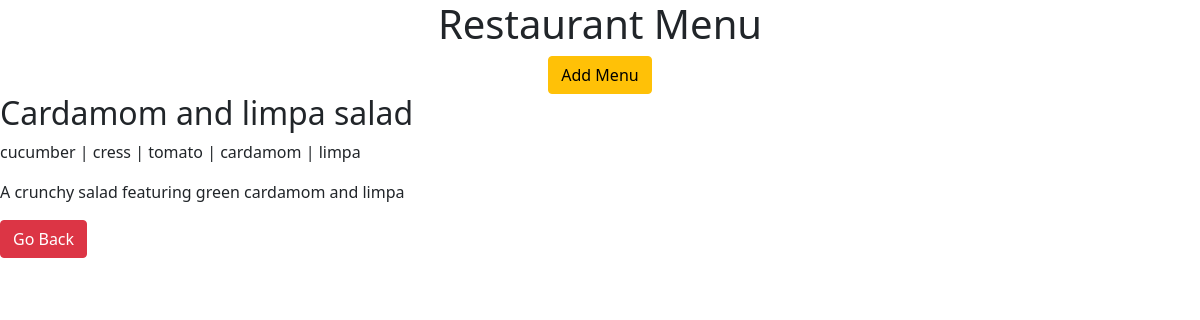
The page /menu/8/ on the database its author committed.
### menuapp/models.py (models this page shows, shortened)
class Menu(models.Model):
    name = models.CharField(max_length=200)
    price = models.PositiveIntegerField()
    main_ingredient = models.CharField(max_length=300)
    description = models.CharField(max_length=300)
    created_date = models.DateTimeField(default=timezone.now)

### menuapp/views.py (the view)
# urls.py: path('<int:pk>/', views.menu_detail, name='menu_detail'),
def menu_detail(request, pk):
    menu = get_object_or_404(Menu, pk = pk)
    return render(request, 'menu_detail.html', {'menu': menu})

### menuapp/templates/menu_detail.html
{% extends 'web_base.html' %}
{% block content %}
<div>
    <h2>
        {{ menu.name }}
    </h2>
    <p>{{menu.main_ingredient}}</p>
    <p>{{ menu.description|linebreaksbr }}</p>
    <a href="{% url 'menu_list' %}" class="btn btn-danger">Go Back</a>
</div>
{% endblock %}

### rows shown on the page
Menu: name "Cardamom and limpa salad", main_ingredient "cucumber | cress | tomato | cardamom | limpa", description "A crunchy salad featuring green cardamom and limpa"
